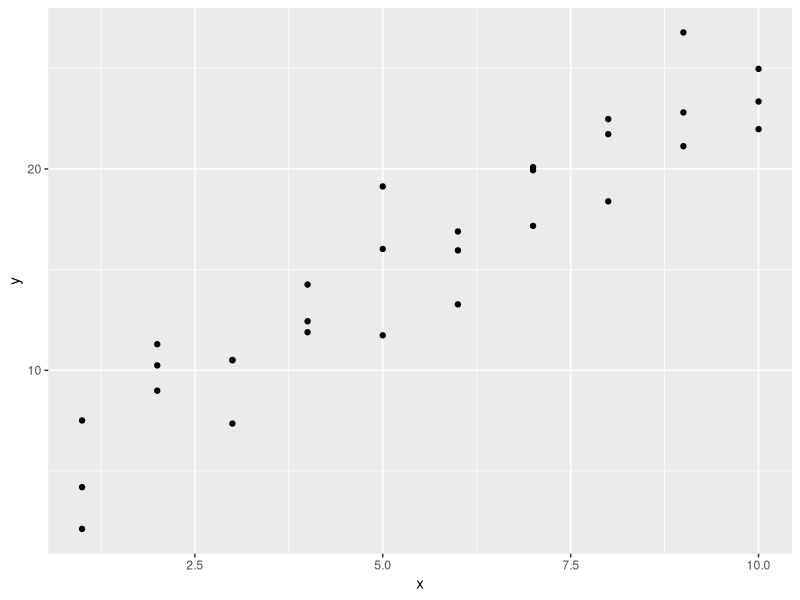
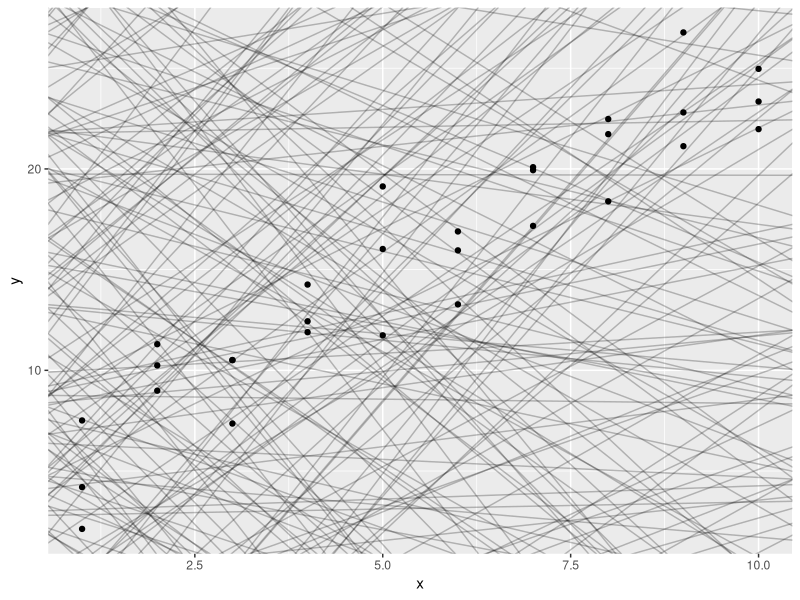
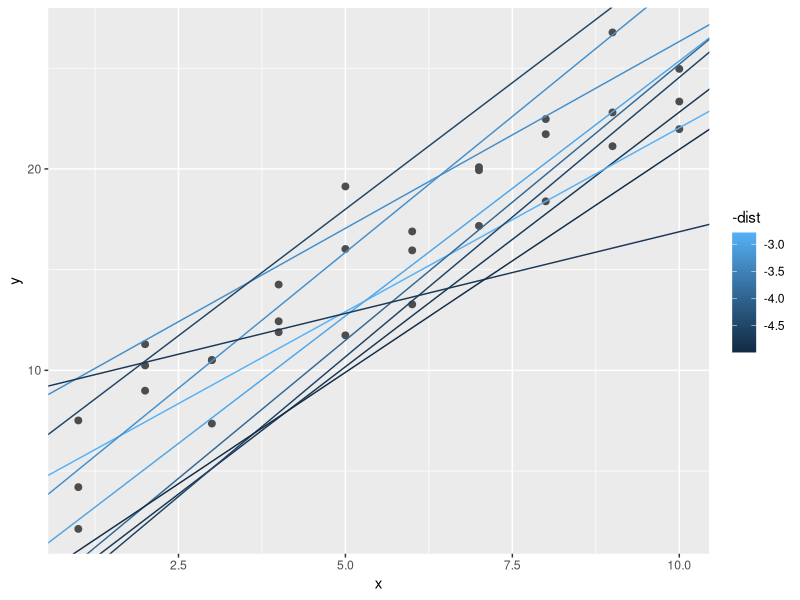
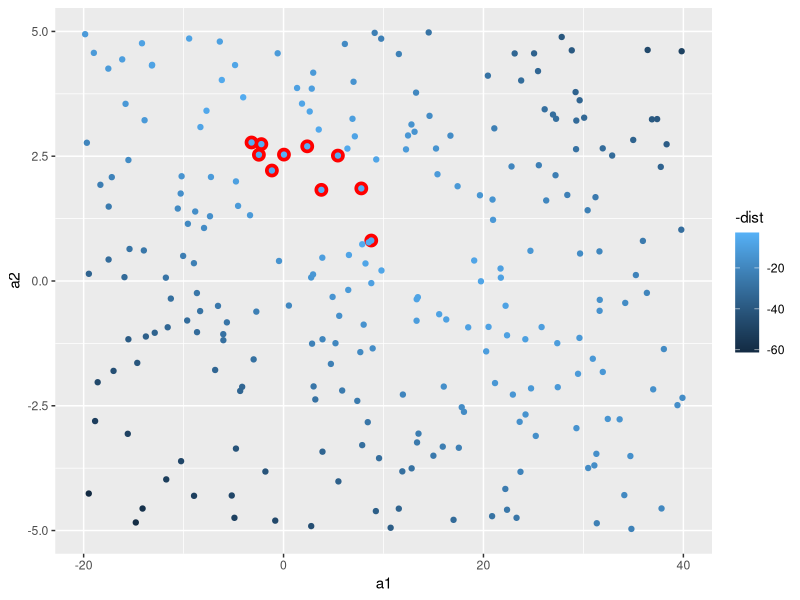
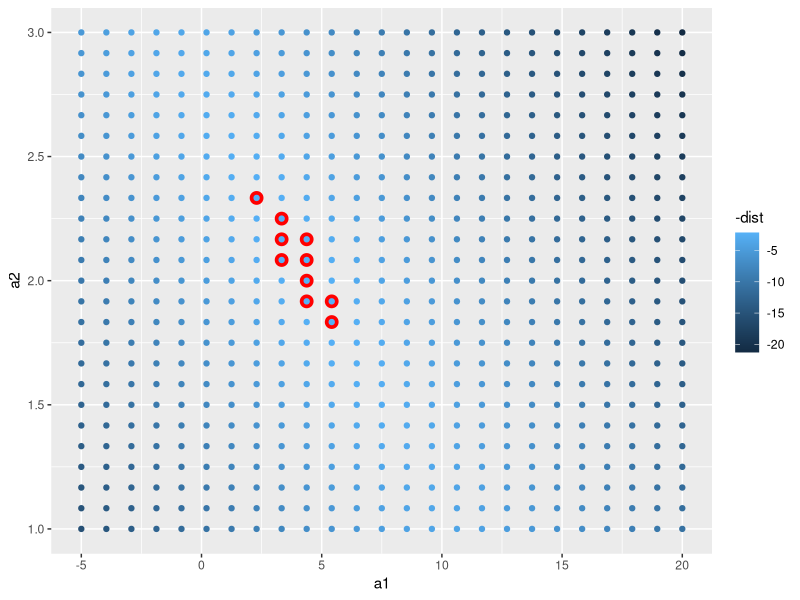
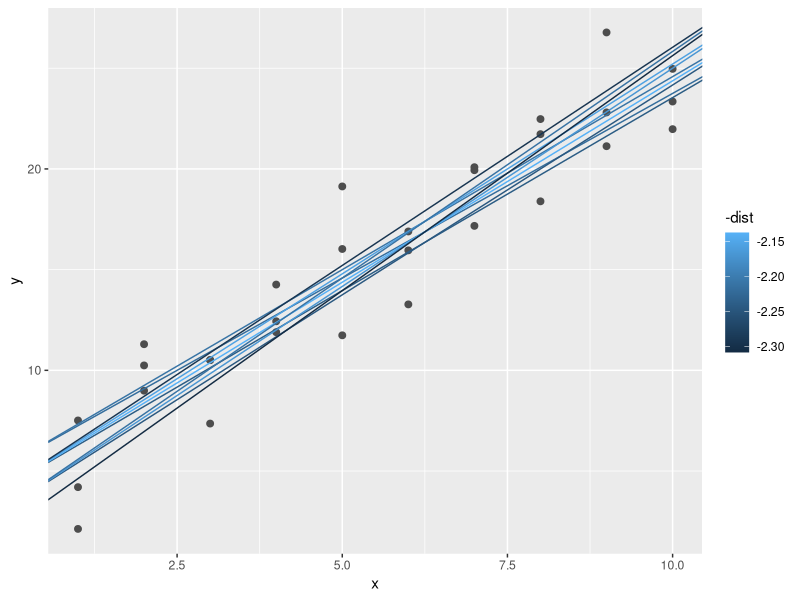
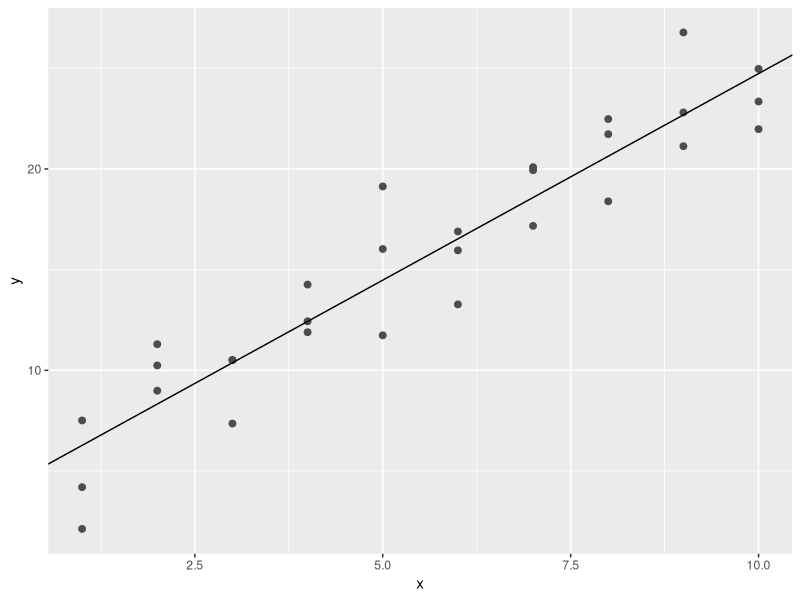
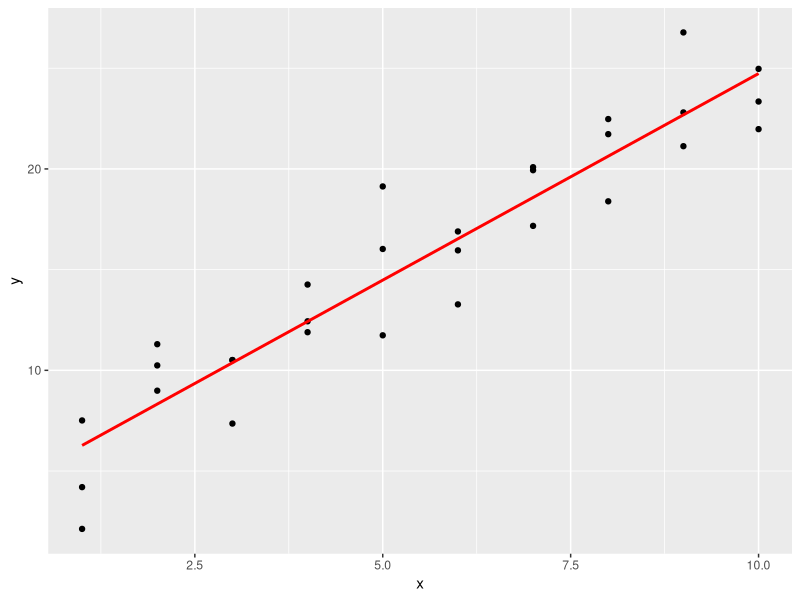

These charts were generated, in order, by the following R code:
## ---- chunk 1
library(tidyverse)
library(modelr)
options(na.action = na.warn)

sim1

ggplot(sim1, aes(x, y)) +
  geom_point()
## ---- chunk 2
models <- tibble(
  a1 = runif(250, -20, 40),
  a2 = runif(250, -5, 5)
)

ggplot(sim1, aes(x, y)) +
  geom_abline(aes(intercept = a1, slope = a2), data = models, alpha = 1/4) +
  geom_point()
## ---- chunk 3
model1 <- function(a, data) {
  a[1] + data$x * a[2]
}
model1(c(7, 1.5), sim1)
## ---- chunk 4
measure_distance <- function(mod, data) {
  diff <- data$y - model1(mod, data)
  sqrt(mean(diff ^ 2))
}
measure_distance(c(7, 1.5), sim1)
## ---- chunk 5
sim1_dist <- function(x1, x2) {
  measure_distance(c(x1, x2), sim1)
}

models <- models %>% 
  mutate(dist = purrr::map2_dbl(a1, a2, sim1_dist))
models
## ---- chunk 6
ggplot(sim1, aes(x, y)) + 
  geom_point(size = 2, colour = "grey30") + 
  geom_abline(
    aes(intercept = a1, slope = a2, colour = -dist), 
    data = filter(models, rank(dist) <= 10)
  )
## ---- chunk 7
ggplot(models, aes(a1, a2)) +
  geom_point(data = filter(models, rank(dist) <= 10), size = 4, colour = "red") +
  geom_point(aes(colour = -dist))
## ---- chunk 8
grid <- expand.grid(
  a1 = seq(-5, 20, length = 25),
  a2 = seq(1, 3, length = 25)
  ) %>%
  mutate(dist = purrr::map2_dbl(a1, a2, sim1_dist))

grid %>%
  ggplot(aes(a1, a2)) +
  geom_point(data = filter(grid, rank(dist) <= 10), size = 4, colour = "red") +
  geom_point(aes(colour = -dist))
## ---- chunk 9
ggplot(sim1, aes(x, y)) + 
  geom_point(size = 2, colour = "grey30") + 
  geom_abline(
    aes(intercept = a1, slope = a2, colour = -dist), 
    data = filter(grid, rank(dist) <= 10)
  )
## ---- chunk 10
best <- optim(c(0, 0), measure_distance, data = sim1)
best$par
#> [1] 4.22 2.05

ggplot(sim1, aes(x, y)) + 
  geom_point(size = 2, colour = "grey30") + 
  geom_abline(intercept = best$par[1], slope = best$par[2])
## ---- chunk 11
sim1_mod <- lm(y ~ x, data = sim1)
coef(sim1_mod)
## ---- chunk 12
grid <- sim1 %>% 
  data_grid(x) 
grid
## ---- chunk 13
grid <- grid %>% 
  add_predictions(sim1_mod) 
grid
## ---- chunk 14
ggplot(sim1, aes(x)) +
  geom_point(aes(y = y)) +
  geom_line(aes(y = pred), data = grid, colour = "red", size = 1)
## ---- chunk 15
sim1 <- sim1 %>% 
  add_residuals(sim1_mod)
sim1
## ---- chunk 16
ggplot(sim1, aes(resid)) + 
  geom_freqpoly(binwidth = 0.5)
sum(sim1$resid)
## ---- chunk 17
ggplot(sim1, aes(x, resid)) + 
  geom_ref_line(h = 0) +
  geom_point()
## ---- chunk 18
df <- tribble(
  ~y, ~x1, ~x2,
  4, 2, 5,
  5, 1, 6
)
model_matrix(df, y ~ x1)
## ---- chunk 19
df <- tribble(
  ~ sex, ~ response,
  "male", 1,
  "female", 2,
  "male", 1
)
model_matrix(df, response ~ sex)
## ---- chunk 20
sim2
ggplot(sim2) + 
  geom_point(aes(x, y))
mod2 <- lm(y ~ x, data = sim2)

grid <- sim2 %>% 
  data_grid(x) %>% 
  add_predictions(mod2)
grid
## ---- chunk 21
ggplot(sim2, aes(x)) + 
  geom_point(aes(y = y)) +
  geom_point(data = grid, aes(y = pred), colour = "red", size = 4)
## ---- chunk 22
sim3
ggplot(sim3, aes(x1, y)) + 
  geom_point(aes(colour = x2))
## ---- chunk 23
mod1 <- lm(y ~ x1 + x2, data = sim3)
mod2 <- lm(y ~ x1 * x2, data = sim3)
## ---- chunk 24
grid <- sim3 %>% 
  data_grid(x1, x2) %>% 
  gather_predictions(mod1, mod2)
grid
## ---- chunk 25
ggplot(sim3, aes(x1, y, colour = x2)) + 
  geom_point() + 
  geom_line(data = grid, aes(y = pred)) + 
  facet_wrap(~ model)
## ---- chunk 26
sim3 <- sim3 %>% 
  gather_residuals(mod1, mod2)

ggplot(sim3, aes(x1, resid, colour = x2)) + 
  geom_point() + 
  facet_grid(model ~ x2)
## ---- chunk 27
mod1 <- lm(y ~ x1 + x2, data = sim4)
mod2 <- lm(y ~ x1 * x2, data = sim4)

grid <- sim4 %>% 
  data_grid(
    x1 = seq_range(x1, 5), 
    x2 = seq_range(x2, 5) 
  ) %>% 
  gather_predictions(mod1, mod2)
grid
## ---- chunk 28
ggplot(grid, aes(x1, x2)) + 
  geom_tile(aes(fill = pred)) + 
  facet_wrap(~ model)
## ---- chunk 29
ggplot(grid, aes(x1, pred, colour = x2, group = x2)) + 
  geom_line() +
  facet_wrap(~ model)
ggplot(grid, aes(x2, pred, colour = x1, group = x1)) + 
  geom_line() +
  facet_wrap(~ model)
## ---- chunk 30
df <- tribble(
  ~y, ~x,
   1,  1,
   2,  2, 
   3,  3
)
library(splines)
model_matrix(df, y ~ ns(x, 2))
## ---- chunk 31
sim5 <- tibble(
  x = seq(0, 3.5 * pi, length = 50),
  y = 4 * sin(x) + rnorm(length(x))
)

ggplot(sim5, aes(x, y)) +
  geom_point()
## ---- chunk 32
mod1 <- lm(y ~ ns(x, 1), data = sim5)
mod2 <- lm(y ~ ns(x, 2), data = sim5)
mod3 <- lm(y ~ ns(x, 3), data = sim5)
mod4 <- lm(y ~ ns(x, 4), data = sim5)
mod5 <- lm(y ~ ns(x, 5), data = sim5)

grid <- sim5 %>% 
  data_grid(x = seq_range(x, n = 50, expand = 0.1)) %>% 
  gather_predictions(mod1, mod2, mod3, mod4, mod5, .pred = "y")

ggplot(sim5, aes(x, y)) + 
  geom_point() +
  geom_line(data = grid, colour = "red") +
  facet_wrap(~ model)
## ---- chunk 33
df <- tribble(
  ~x, ~y,
  1, 2.2,
  2, NA,
  3, 3.5,
  4, 8.3,
  NA, 10
)

mod <- lm(y ~ x, data = df)
## ---- chunk 34
mod <- lm(y ~ x, data = df, na.action = na.exclude)
## ---- chunk 35
nobs(mod)
